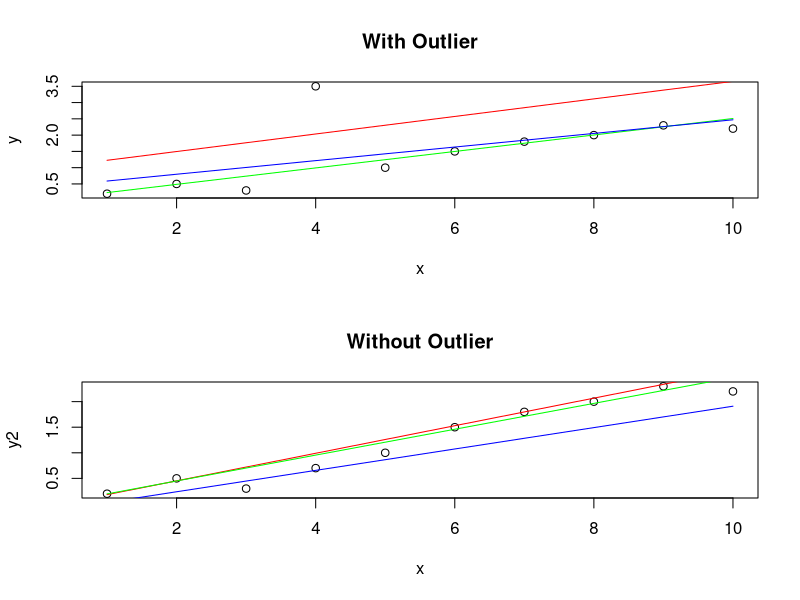

The R source for this figure:

x <- 1:10
y <- c(0.2,0.5,0.3,3.5,1,1.5,1.8,2,2.3,2.2)

# Infinity norm - max error
fit_one <- function(x_0, x, y)
{
  max(abs(x_0[1] * x + x_0[2] - y))
}

# L1 norm - sum abs error
fit_two <- function(x_0, x, y)
{
  sum(abs(x_0[1]*x + x_0[2] - y))
}

# L2 norm - sum of squares of error
fit_three <- function(x_0, x, y)
{
  sum((x_0[1]*x + x_0[2] - y)^2)
}

p_1 <- optim(c(1,1), function(par) fit_one(par, x, y), method = "BFGS")
p_2 <- optim(c(1,1), function(par) fit_two(par, x, y), method = "BFGS")
p_3 <- optim(c(1,1), function(par) fit_three(par, x, y), method = "BFGS")

# Remove outlier
y2 <- y
y2[4] <- 0.7

p_4 <- optim(c(1,1), function(par) fit_one(par, x, y2), method = "BFGS")
p_5 <- optim(c(1,1), function(par) fit_two(par, x, y2), method = "BFGS")
p_6 <- optim(c(1,1), function(par) fit_three(par, x, y2), method = "BFGS")


par(mfrow = c(2, 1))

plot(x, y, main = "With Outlier")
lines(x, p_1$par[1]*x + p_1$par[2], col = "red")
lines(x, p_2$par[1]*x + p_2$par[2], col = "green")
lines(x, p_3$par[1]*x + p_3$par[2], col = "blue")

plot(x, y2, main = "Without Outlier")
lines(x, p_1$par[1]*x + p_4$par[2], col = "red")
lines(x, p_2$par[1]*x + p_5$par[2], col = "green")
lines(x, p_3$par[1]*x + p_6$par[2], col = "blue")